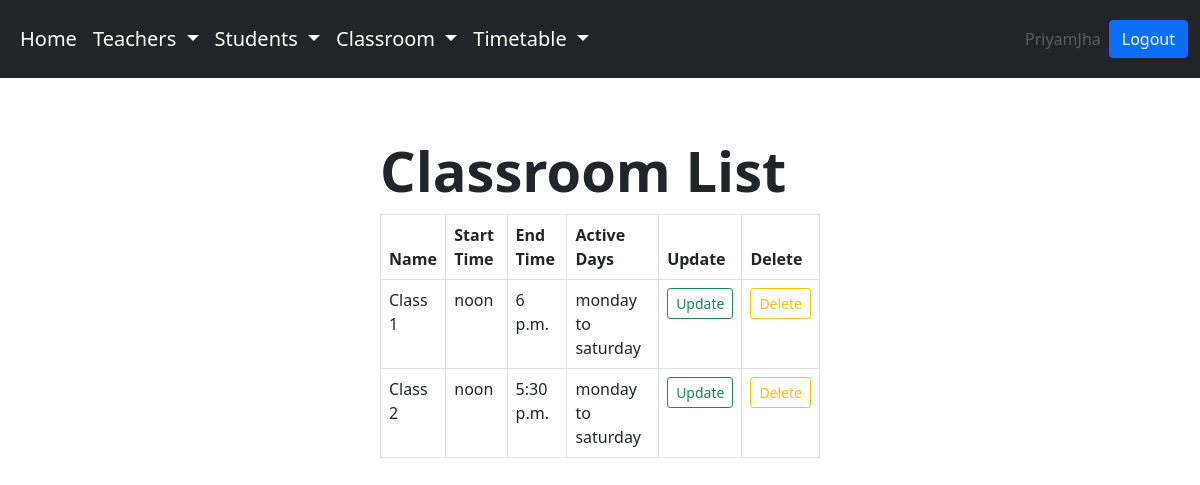
The app's page /classrooms/ (signed in) with its own data.
### account/models.py (models this page shows, shortened)
class User(AbstractUser):
    email = models.EmailField(unique=True)
    is_principal = models.BooleanField('Is principal', default=False)
    is_teacher = models.BooleanField('Is teacher', default=False)
    is_student = models.BooleanField('Is student', default=False)

class Classroom(models.Model):
    name = models.CharField(max_length=255)
    start_time = models.TimeField()
    end_time = models.TimeField()
    active_days = models.CharField(max_length=255)  # e.g., 'Monday, Tuesday, Wednesday'

### account/views.py (the view)
# urls.py: path('classrooms/', views.classroom_list, name='classroom_list'),
@login_required
def classroom_list(request):
    classrooms = Classroom.objects.all()
    return render(request, 'classroom_list.html', {'classrooms': classrooms})

### templates/classroom_list.html (shortened to what this page needs)
{% extends 'main.html' %}
{% block content %}
<div class="card-body">
    <h1 class="display-4 fw-bold lh-1 mb-3">Classroom List</h1>
    <table class="table table-bordered">
        <thead>
            <tr>
                <th scope="col">Name</th>
                <th scope="col">Start Time</th>
                <th scope="col">End Time</th>
                <th scope="col">Active Days</th>
                <th scope="col">Update</th>
                <th scope="col">Delete</th>
            </tr>
        </thead>
        <tbody>
            {% for classroom in classrooms %}
            <tr>
                <td>{{ classroom.name }}</td>
                <td>{{ classroom.start_time }}</td>
                <td>{{ classroom.end_time }}</td>
                <td>{{ classroom.active_days }}</td>
                <td><a class="btn btn-outline-success btn-sm" href="{% url 'update_classroom' classroom.id %}">Update</a></td>
                <td><a class="btn btn-outline-warning btn-sm" data-bs-toggle="modal" data-bs-target="#exampleModal{{ classroom.id }}" href="#">Delete</a></td>
            </tr>
            {% endfor %}
        </tbody>
    </table>
</div>
{% endblock content %}

### templates/main.html (shortened to what this page needs)
<!DOCTYPE html>
<html lang="en">
<head>
    <link href="https://cdn.jsdelivr.net/npm/bootstrap@5.0.2/dist/css/bootstrap.min.css" rel="stylesheet"
>
    <link rel="stylesheet" href="https://cdnjs.cloudflare.com/ajax/libs/font-awesome/4.7.0/css/font-awesome.min.css">
</head>
<body>
    <nav class="navbar navbar-expand-lg navbar-dark bg-dark">
        <div class="container-fluid">
            <div class="collapse navbar-collapse" id="navbarSupportedContent">
                {% if request.user.is_principal %}
                <ul class="navbar-nav me-auto mb-2 btn-lg mb-lg-0">
                    <li class="nav-item">
                        <a class="nav-link active" aria-current="page" href="{% url 'principalpage' %}">Home</a>
                    </li>
                    <li class="nav-item dropdown">
                        <a class="nav-link active dropdown-toggle" href="#" id="navbarDropdown" role="button"
                            data-bs-toggle="dropdown" aria-expanded="false">
                            Teachers
                        </a>
                    </li>
                    <li class="nav-item dropdown">
                        <a class="nav-link active dropdown-toggle" href="#" id="navbarDropdown" role="button"
                            data-bs-toggle="dropdown" aria-expanded="false">
                            Students
                        </a>
                    </li>
                    <li class="nav-item dropdown">
                        <a class="nav-link active dropdown-toggle" href="#" id="navbarDropdown" role="button"
                            data-bs-toggle="dropdown" aria-expanded="false">
                            Classroom
                        </a>
                    </li>
                    <li class="nav-item dropdown">
                        <a class="nav-link active dropdown-toggle" href="#" id="navbarDropdown" role="button"
                            data-bs-toggle="dropdown" aria-expanded="false">
                            Timetable
                        </a>
                    </li>
                </ul>
                {% endif %}
                <ul class="navbar-nav ml-auto">
                    <li class="nav-item">
                        <a class="nav-link disabled" href="#" tabindex="-1" aria-disabled="true">{{ user.username }}</a>
                    </li>
                </ul>
                <a href="{% url 'logout' %}" class="btn btn-primary btn-md">Logout</a>
            </div>
        </div>
    </nav>
    <div class="row align-items-center g-lg-5 py-5">
        <div class="col-md-10 mx-auto col-lg-5">
            {% block content %}
            {% endblock content %}
        </div>
    </div>
</body>
</html>

### records on screen
User: username "PriyamJha"
Classroom: name "Class 1", start_time "noon", end_time "6 p.m.", active_days "monday to saturday"
Classroom: name "Class 2", start_time "noon", end_time "5:30 p.m.", active_days "monday to saturday"
